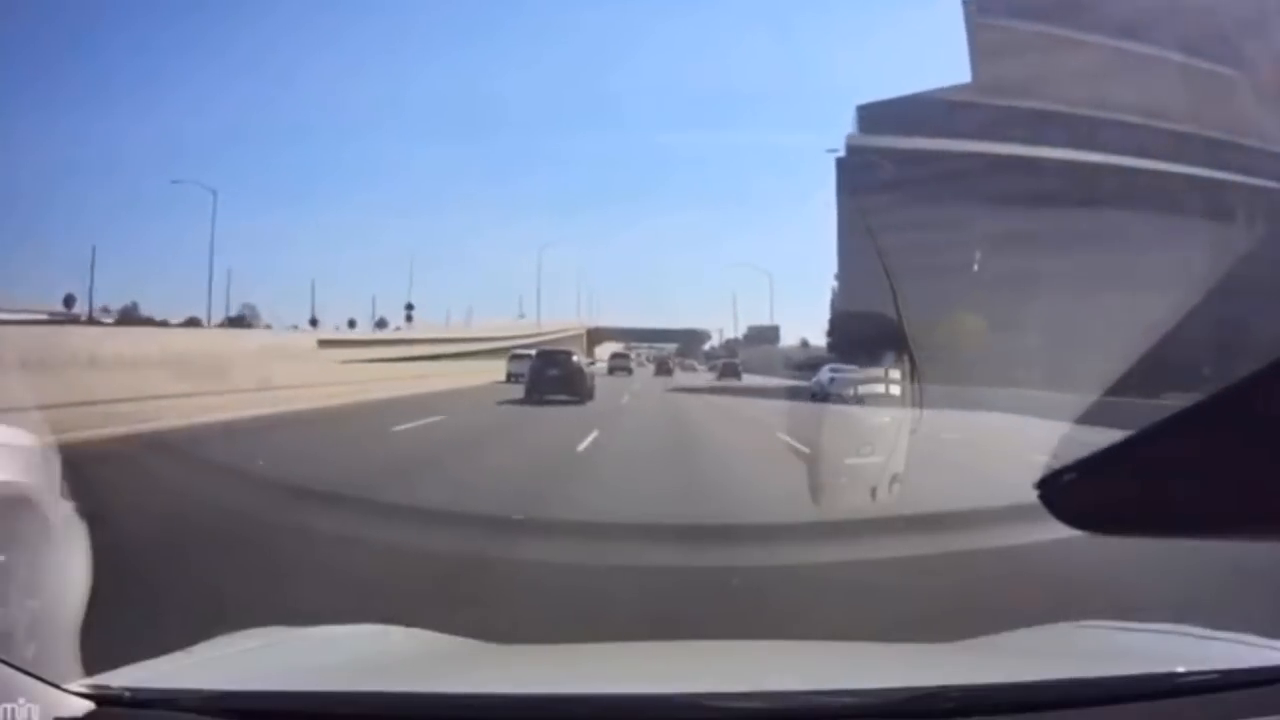
#> input picture frame 67 of car_tracker1.mp4, 1280 x 720 px
$ python Cartracking.py
#> lines starting #> are read from the running program, lines starting #| are printed output that depends on the picture; after the words box and inside, x2 and y2 are one past the last pixel; in counts of white or black regions, pixels touching at a corner belong together
import cv2

#car img_ file
img_file = 'carimage2.jpeg'
#video
video = cv2.VideoCapture('car_tracker1.mp4')

#our pre-trained car classifier
classifier_file= 'car_detector.xml'
#car tracker
car_tracker = cv2.CascadeClassifier(classifier_file)

#while loop for video
while True:
    #Read the current frame
    (read_successfull, frame) = video.read()
#> frame is the input picture: shape (720, 1280, 3); mean B, G, R 149.8, 127.5, 119.9

    #safe coding
    if read_successfull:
        graysacled_frame = cv2.cvtColor(frame, cv2.COLOR_BGR2GRAY)
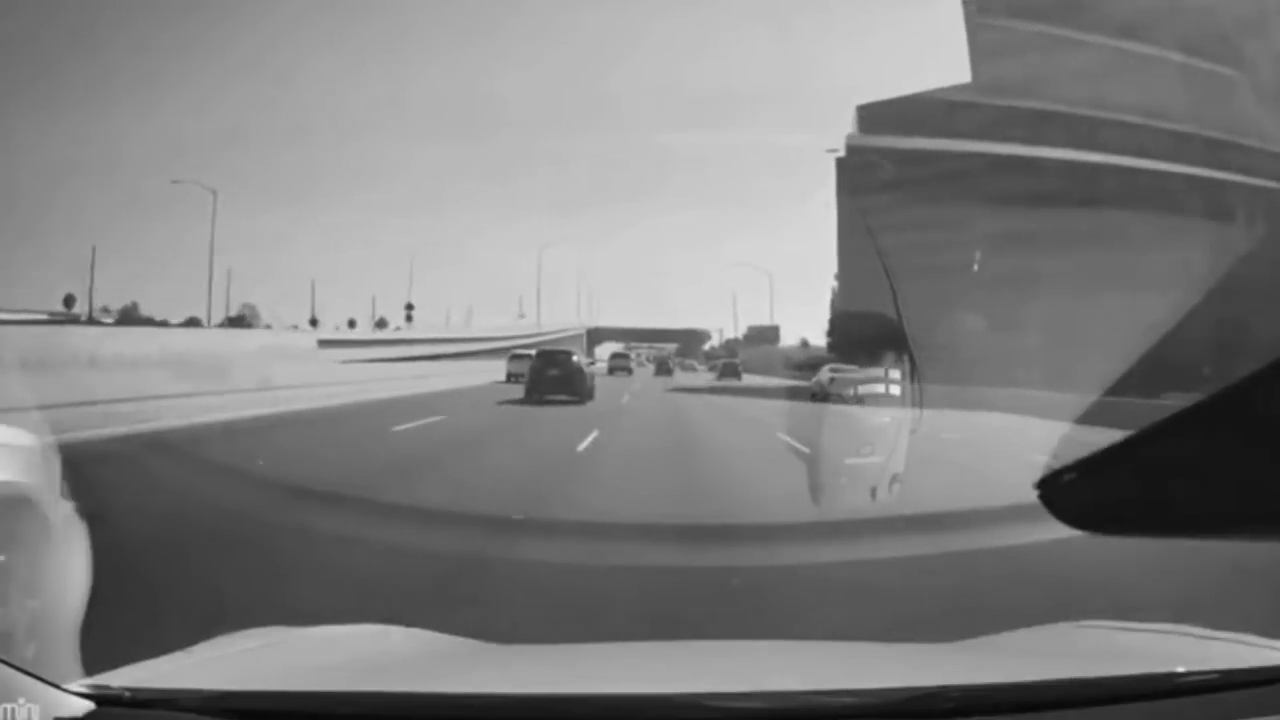
#> graysacled_frame: shape (720, 1280); min 5, max 235, mean 127.8
    else:
        break

    #detect cars // array of cars
    cars = car_tracker.detectMultiScale(graysacled_frame)
#> cars = [[169, 298, 42, 42], [366, 331, 46, 46], [305, 309, 55, 55], [677, 360, 48, 48], [199, 281, 68, 68], [583, 324, 71, 71], [631, 330, 65, 65], [762, 344, 84, 84], [492, 306, 128, 128]]

    #Draw rectabgles around the cards
    for (x, y, w, h) in cars:
        cv2.rectangle(frame, (x,y), (x+w, y+h), (0,0,255), 2)
#> this loop made 9 passes
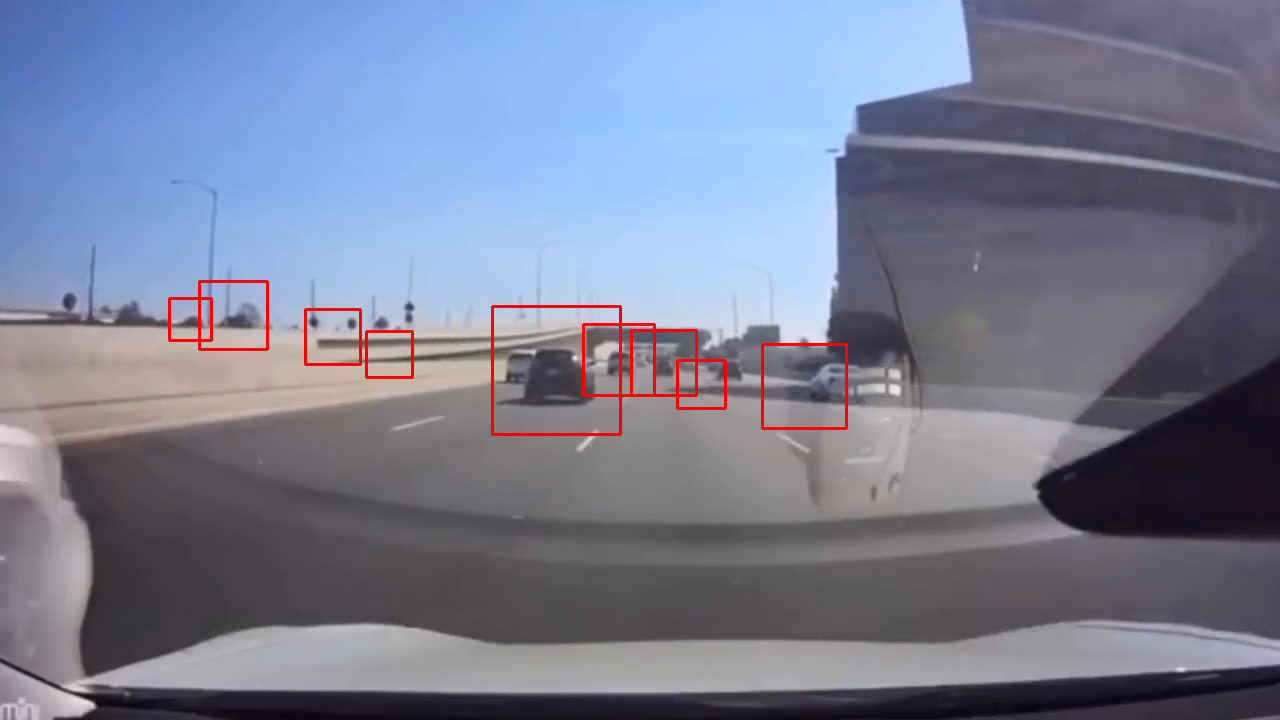
#> frame: shape (720, 1280, 3); 0.77% of pixels changed, all inside (x1, y1, x2, y2) = (168, 280, 848, 436)


    #print(cars)  prints video coordinate in terminal

        # display the image with the faces spotted
    cv2.imshow('Clever Programmer Car Detector', frame) #img color and #black_white


    # Dont autoclose (wait here in the code and listen for key press)
    cv2.waitKey(1)


"""
# create opencv image
img = cv2.imread(img_file)

#convert image to black and white
#convert to grayscale (neede for haar cascade)
black_n_white = cv2.cvtColor(img, cv2.COLOR_BGR2GRAY)

#create car classifier rectangular box
car_tracker = cv2.CascadeClassifier(classifier_file)


#detect cars
cars = car_tracker.detectMultiScale(black_n_white)

#print(cars)
#[[1589   10   57   57]
#[1568  118   33   33]

#Draw rectabgles around the cards
for (x, y, w, h) in cars:
    cv2.rectangle(img, (x,y), (x+w, y+h), (0,0,255), 2)


# display the image with the faces spotted
cv2.imshow('Clever Programmer Car Detector', img) #img color and #black_white


# Dont autoclose (wait here in the code and listen for key press)
cv2.waitKey()


print("Code completed")

"""

print("Code completed")

$ run again, starting later in the video
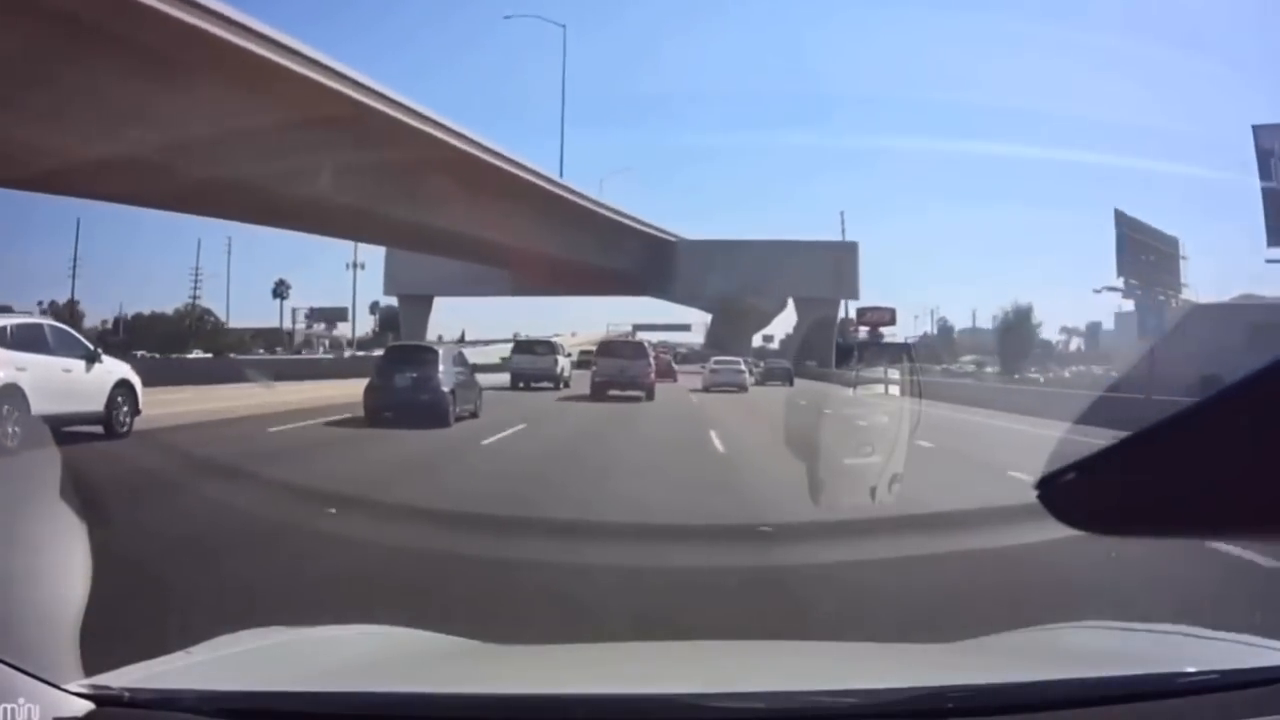
#> input picture frame 302 of car_tracker1.mp4, 1280 x 720 px
#> frame is the input picture: shape (720, 1280, 3); mean B, G, R 144.5, 125.2, 119.1
#> `graysacled_frame = cv2.cvtColor(frame, cv2.COLOR_BGR2GRAY)`:
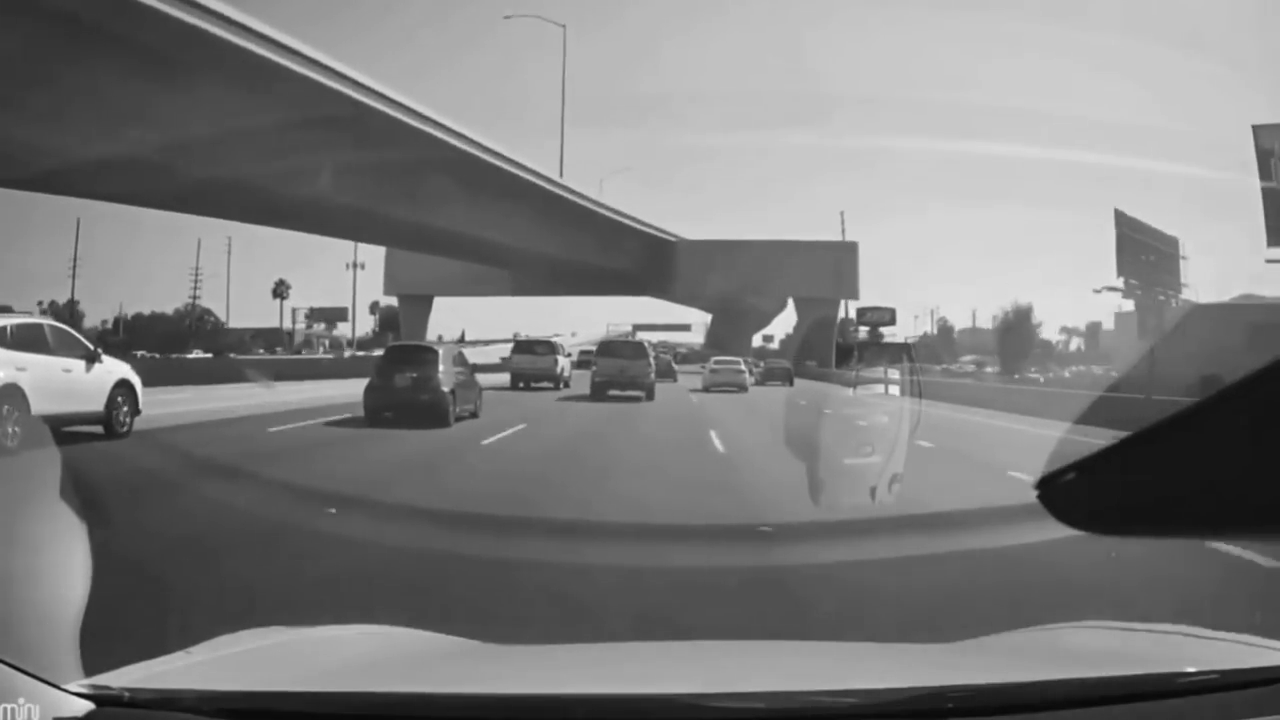
#> graysacled_frame: shape (720, 1280); min 6, max 252, mean 125.6
#> cars = [[612, 379, 33, 33], [691, 344, 69, 69], [745, 340, 64, 64]]
#> the loop `for (x, y, w, h) in cars:` made 3 passes
#> after the loop `for (x, y, w, h) in cars:`:
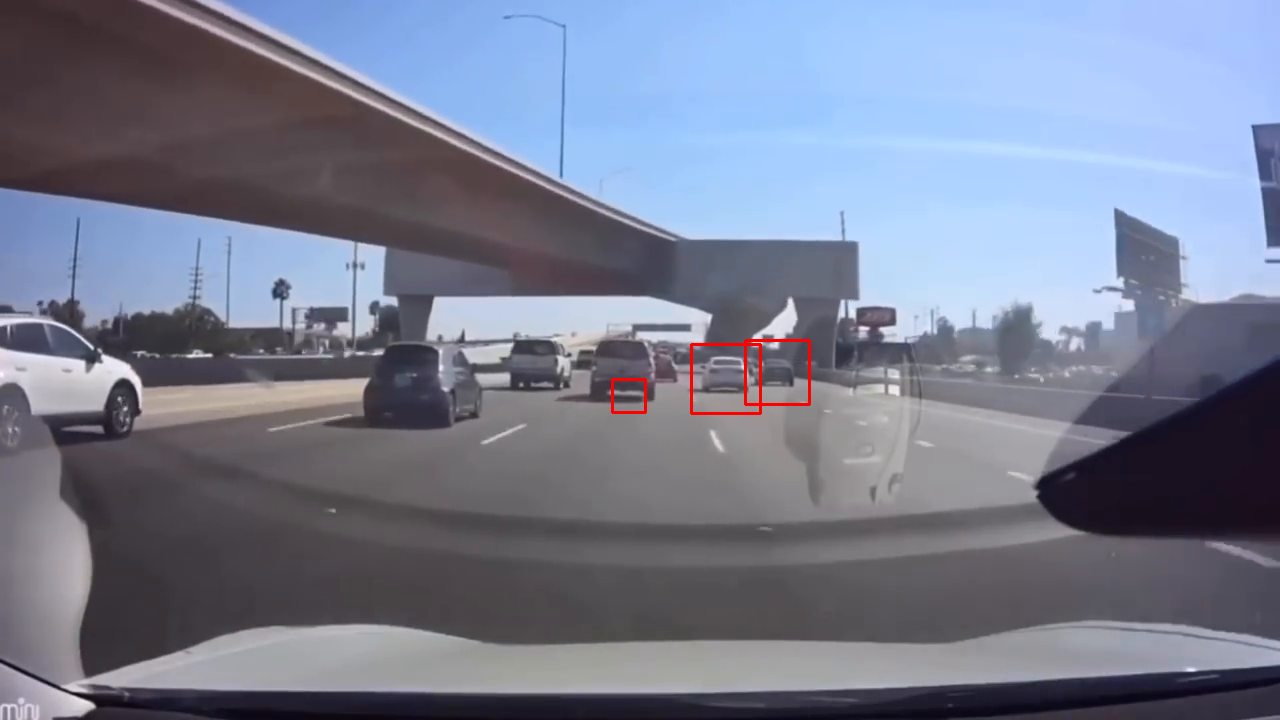
#> frame: shape (720, 1280, 3); 0.21% of pixels changed, all inside (x1, y1, x2, y2) = (611, 339, 811, 415)

$ run again, starting later in the video
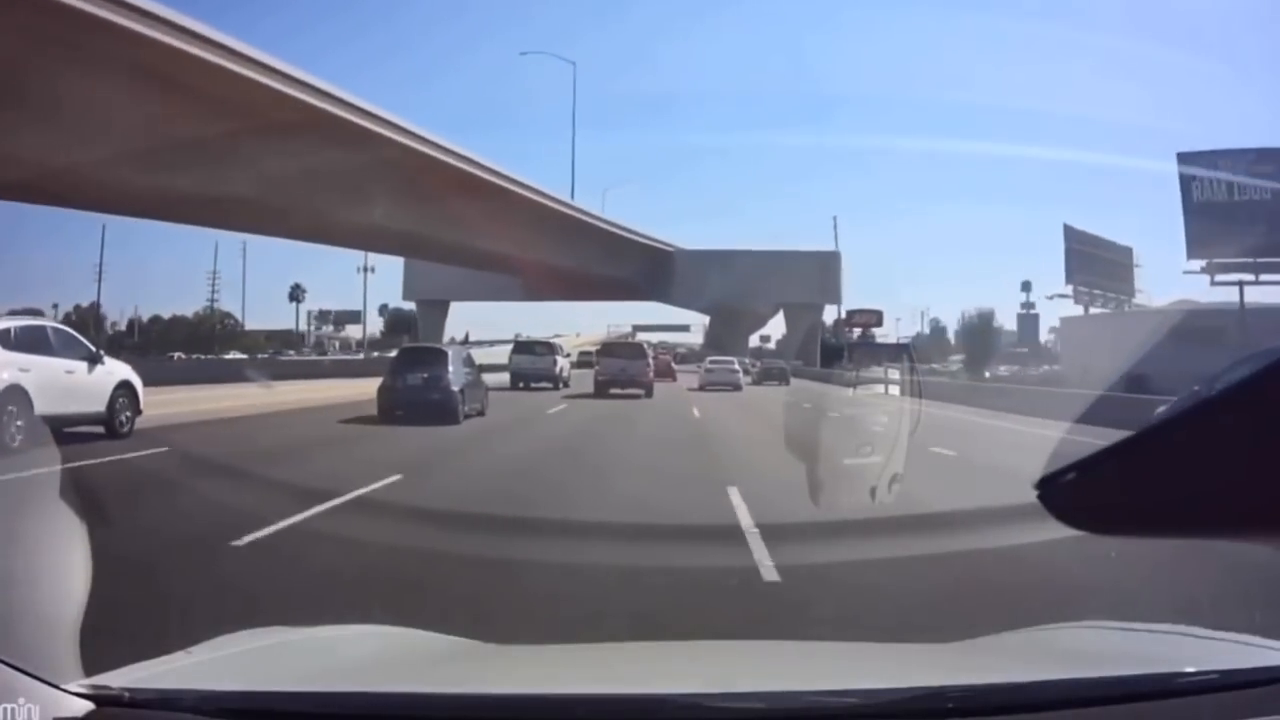
#> input picture frame 537 of car_tracker1.mp4, 1280 x 720 px
#> frame is the input picture: shape (720, 1280, 3); mean B, G, R 145.1, 125.6, 119.3
#> `graysacled_frame = cv2.cvtColor(frame, cv2.COLOR_BGR2GRAY)`:
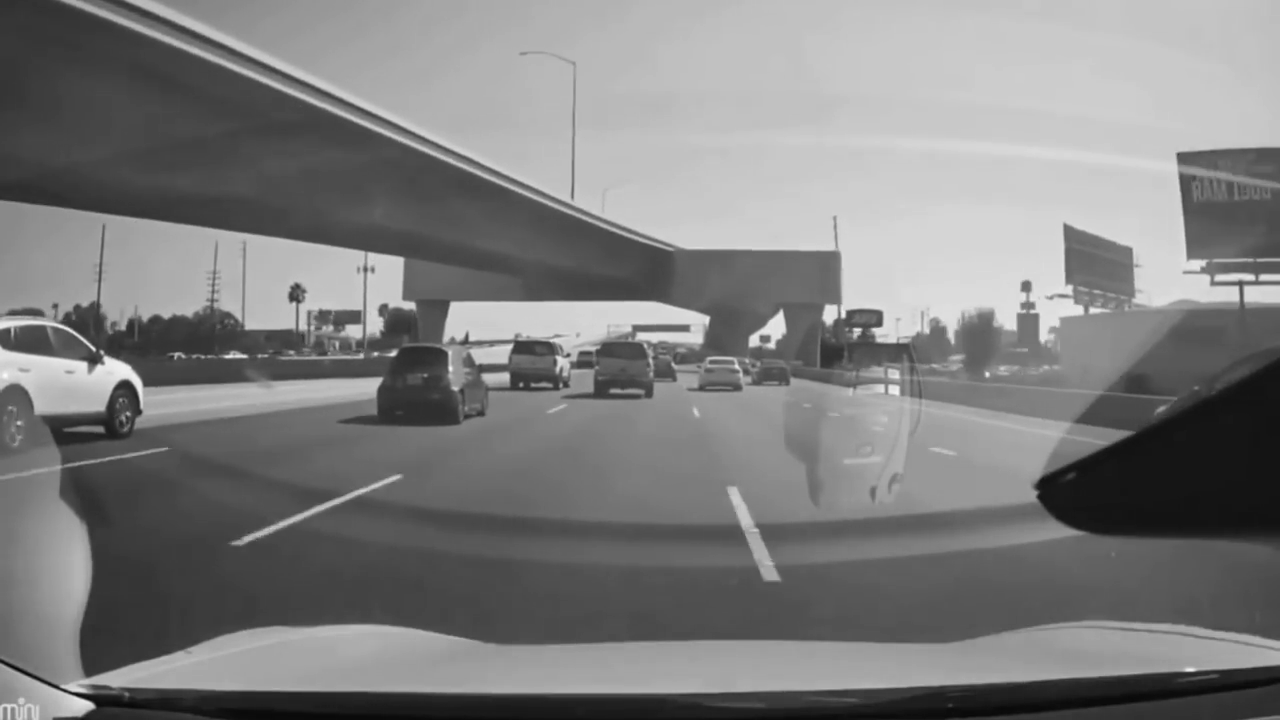
#> graysacled_frame: shape (720, 1280); min 6, max 251, mean 125.9
#> cars = [[529, 375, 24, 24], [1205, 264, 31, 31], [618, 381, 26, 26], [688, 345, 67, 67], [739, 338, 66, 66]]
#> the loop `for (x, y, w, h) in cars:` made 5 passes
#> after the loop `for (x, y, w, h) in cars:`:
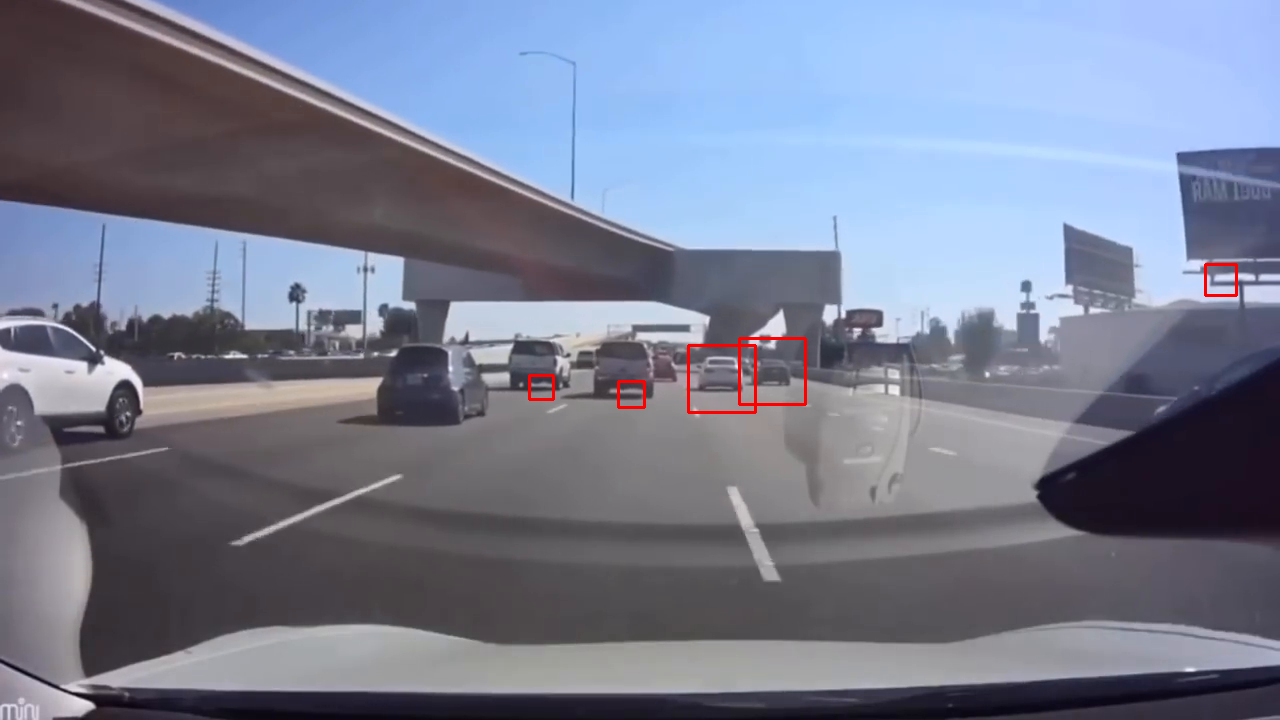
#> frame: shape (720, 1280, 3); 0.27% of pixels changed, all inside (x1, y1, x2, y2) = (528, 263, 1238, 414)
